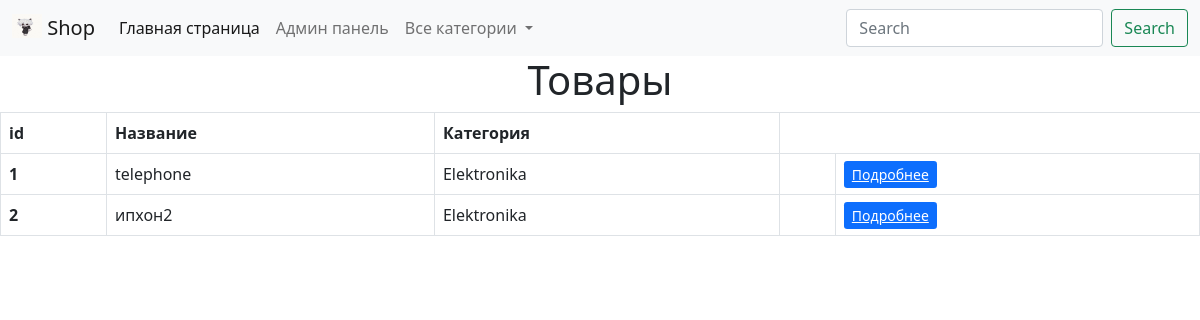
Before: / with the older database file.
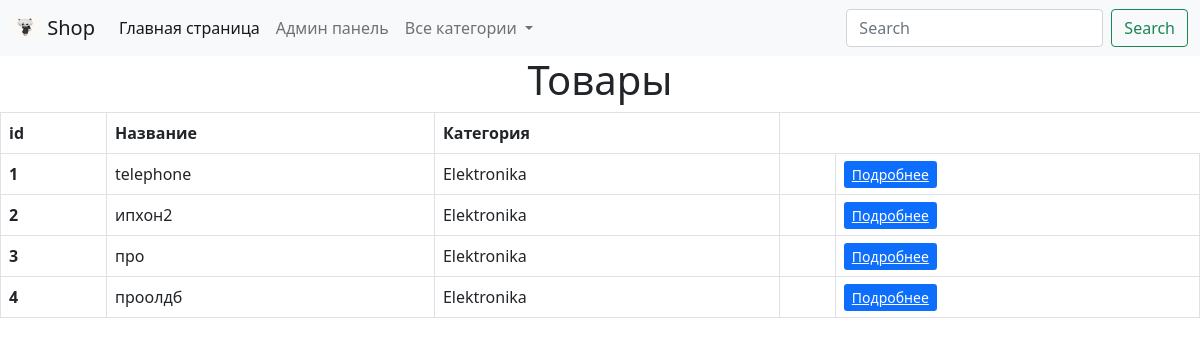
After: the same page with the newer database file.
### product/models.py (models this page shows, shortened)
class Product(models.Model):
    class Meta:
        verbose_name = 'Product'
        verbose_name_plural = 'Products'
    name = models.CharField(max_length=300)
    description = models.CharField(max_length=300)
    category = models.ForeignKey(Category, on_delete=PROTECT, null = True)
    price = models.IntegerField()
    image = models.ImageField()

class Category(models.Model):
    class Meta:
        verbose_name = 'Category'
        verbose_name = 'Categories'
    name = models.CharField(max_length=100)
    def __str__(self):
        return self.name

### product/views.py (the view)
# urls.py: path('', ProductListView.as_view(), name = 'product_list'),
class ProductListView(ListView):
    model = Product
    template_name = 'product/product_list.html'
    context_object_name = 'products'

### product/templates/product/product_list.html
{% extends 'product/base.html' %}
{% block content %}
    <h1 style="text-align: center;"> Товары</h1>
    <table class="table table-bordered">
        <thead>
          <tr>
            <th scope="col">id</th>
            <th scope="col">Название</th>
            <th scope="col">Категория</th>
          </tr>
        </thead>
        <tbody>
        {% for p in products %}
          <tr>
            <th scope="row">{{ p.id }}</th>
            <td>{{p.name}}</td>
            <td>{{p.category}}</td>
            <td>{{p.photo}}</td>
            <td>
                <a href="{% url 'product_detail' p.id %}" class = 'btn-primary btn-sm'>Подробнее</a>
            </td>
          </tr>
        {% endfor %}
        </tbody>
      </table>
{% endblock %}

### product/templates/product/base.html (shortened to what this page needs)
{% load static %}
<!DOCTYPE html>
<html lang="en">
<head>
    <link href='{% static "css/bootstrap.css"%}' rel='stylesheet' , type='text/css'>
</head>
<body>
    <nav class="navbar navbar-expand-lg navbar-light bg-light">
        <div class="container-fluid">
            <a class="navbar-brand" href="{% url 'product_list' %}">
                <img src="{% static 'images/zxcat.gif' %}" , alt="Мое лого" width="30" height="24"
                    class="d-inline-block align-text-top">
                Shop</a>
            <div class="collapse navbar-collapse" id="navbarSupportedContent">
                <ul class="navbar-nav me-auto mb-2 mb-lg-0">
                    <li class="nav-item">
                        <a class="nav-link active" aria-current="page" href="{% url 'product_list' %}">Главная страница </a>
                    </li>
                    <li class="nav-item">
                        <a class="nav-link" href="{% url 'admin:index' %}">Админ панель</a>
                    </li>
                    <li class="nav-item dropdown">
                        <a class="nav-link dropdown-toggle" href="#" id="navbarDropdown" role="button"
                            data-bs-toggle="dropdown" aria-expanded="false">
                            Все категории
                        </a>
                    </li>
                </ul>
                <form class="d-flex">
                    <input class="form-control me-2" type="search" placeholder="Search" aria-label="Search">
                    <button class="btn btn-outline-success" type="submit">Search</button>
                </form>
            </div>
        </div>
    </nav>
    {% block content %}
    {% endblock %}
</body>
</html>

Changed rows visible on the page:
added Product: id "3", name "про", category "Elektronika"
added Product: id "4", name "проолдб", category "Elektronika"
